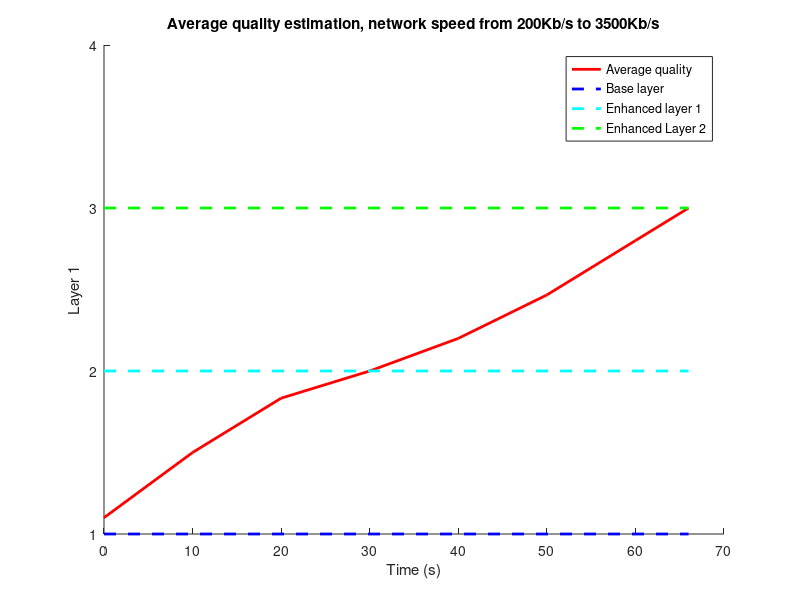

MATLAB code for this plot:
clear all;
close all;

%%
%plot(X,Y);
%estimated values of BW
y=[
1.1
1.5
1.8333
2
2.2
2.4666
2.8
3];

hold on
%threshold_values=[0 198 1470 3101];
time_slot=[
0
10
20
30
40
50
60
66];

line(time_slot,y,'Linewidth',2,'Color',[1 0 0]);
%line(x_4,y_4,'Color','k','Linewidth',2);
ylim([1 4])
line([0 66],[1 1],'LineStyle','--','Linewidth',2,'Color','b');
line([0 66],[2 2],'LineStyle','--','Linewidth',2,'Color','c');
line([0 66],[3 3],'LineStyle','--','Linewidth',2,'Color','g');
title('Average quality estimation, network speed from 200Kb/s to 3500Kb/s');
xlabel('Time (s)');
ylabel('Layer 1');
set(gca,'ytick', [1 2 3 4]);
legend('Average quality','Base layer','Enhanced layer 1','Enhanced Layer 2');

%%